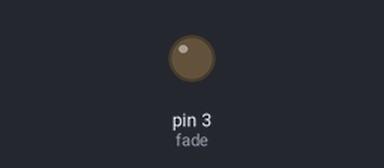
Simulated run of this sketch. Board: Arduino Uno, built with avr-gcc and run on an emulated ATmega328P. Parts: output pins drawn as LEDs (lit = HIGH).

Above: at 0.05 s.
At 1.95 s:
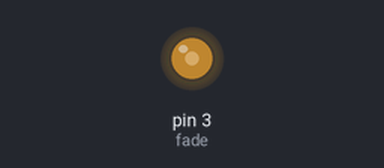
At 3.9 s:
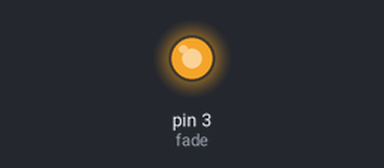
At 7.8 s:
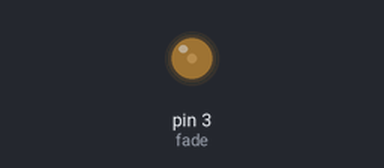
Timing chart, 0 to 11.1 s (numbered marks = the images above):
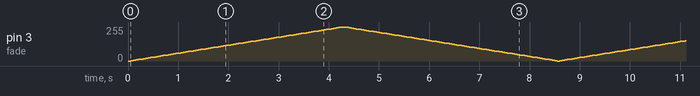

The sketch:

fading_led_with_explanations.ino
```cpp
#define fade 3           //Giving the name fade to the LED which is set on pin 3. Define is a macro meaning wherever you find fade replace it with pin 3.

int i;                  // int i is a global integer variable to i
void setup() {         // Anything inside the void setup runs once
  pinMode(fade, OUTPUT); // It basically says that the pin 3 will be used as an output
}

void loop() {          // Anything inside the void loop will be repeated any amount of times
  // Fade in
  for (i = 0; i < 256; i += 3) { // We are setting "i" as 0 and we will increase the brightness by three until we reach 255
    analogWrite(fade, i);       //  Using analogWrite to list all the number from 0 to 255 and increasing by 3
    delay(50);                 //   Stopping the loop for 50 milliseconds
  }

  // Fade out
  for (i = 255; i > 0; i -= 3) { // In this for loop, i is equal to 255, and i is now greater than 0, and i is decreasing by three
    analogWrite(fade, i);        // We are now using the analogWrite to list all the numbers from 255 to 0 and decreasing each amount by three
    delay(50);                  //  We are again delaying the loop for 50 milliseconds
  }
}
```
